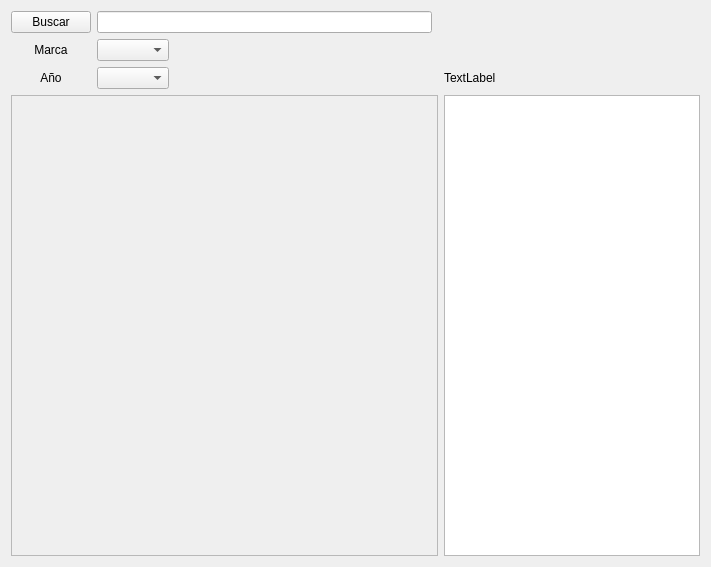
<?xml version="1.0" encoding="UTF-8"?>
<ui version="4.0">
 <class>Form</class>
 <widget class="QWidget" name="Form">
  <property name="geometry">
   <rect>
    <x>0</x>
    <y>0</y>
    <width>711</width>
    <height>567</height>
   </rect>
  </property>
  <property name="windowTitle">
   <string>Form</string>
  </property>
  <layout class="QGridLayout" name="gridLayout">
   <item row="3" column="0" colspan="4">
    <widget class="QScrollArea" name="scrollArea">
     <property name="widgetResizable">
      <bool>true</bool>
     </property>
     <widget class="QWidget" name="scrollAreaWidgetContents">
      <property name="geometry">
       <rect>
        <x>0</x>
        <y>0</y>
        <width>424</width>
        <height>464</height>
       </rect>
      </property>
     </widget>
    </widget>
   </item>
   <item row="1" column="0">
    <widget class="QLabel" name="label">
     <property name="text">
      <string>       Marca</string>
     </property>
    </widget>
   </item>
   <item row="2" column="0">
    <widget class="QLabel" name="label_2">
     <property name="text">
      <string>         Año</string>
     </property>
    </widget>
   </item>
   <item row="2" column="1">
    <widget class="QComboBox" name="comboBox_2"/>
   </item>
   <item row="1" column="1">
    <widget class="QComboBox" name="comboBox"/>
   </item>
   <item row="0" column="0">
    <widget class="QPushButton" name="pushButton">
     <property name="text">
      <string>Buscar</string>
     </property>
    </widget>
   </item>
   <item row="1" column="2">
    <spacer name="horizontalSpacer_2">
     <property name="orientation">
      <enum>Qt::Horizontal</enum>
     </property>
     <property name="sizeHint" stdset="0">
      <size>
       <width>40</width>
       <height>20</height>
      </size>
     </property>
    </spacer>
   </item>
   <item row="0" column="1" colspan="2">
    <widget class="QLineEdit" name="lineEdit"/>
   </item>
   <item row="1" column="4">
    <layout class="QVBoxLayout" name="verticalLayout"/>
   </item>
   <item row="3" column="4">
    <widget class="QGraphicsView" name="graphicsView"/>
   </item>
   <item row="2" column="4">
    <widget class="QLabel" name="label_3">
     <property name="text">
      <string>TextLabel</string>
     </property>
    </widget>
   </item>
  </layout>
 </widget>
 <resources/>
 <connections/>
</ui>
